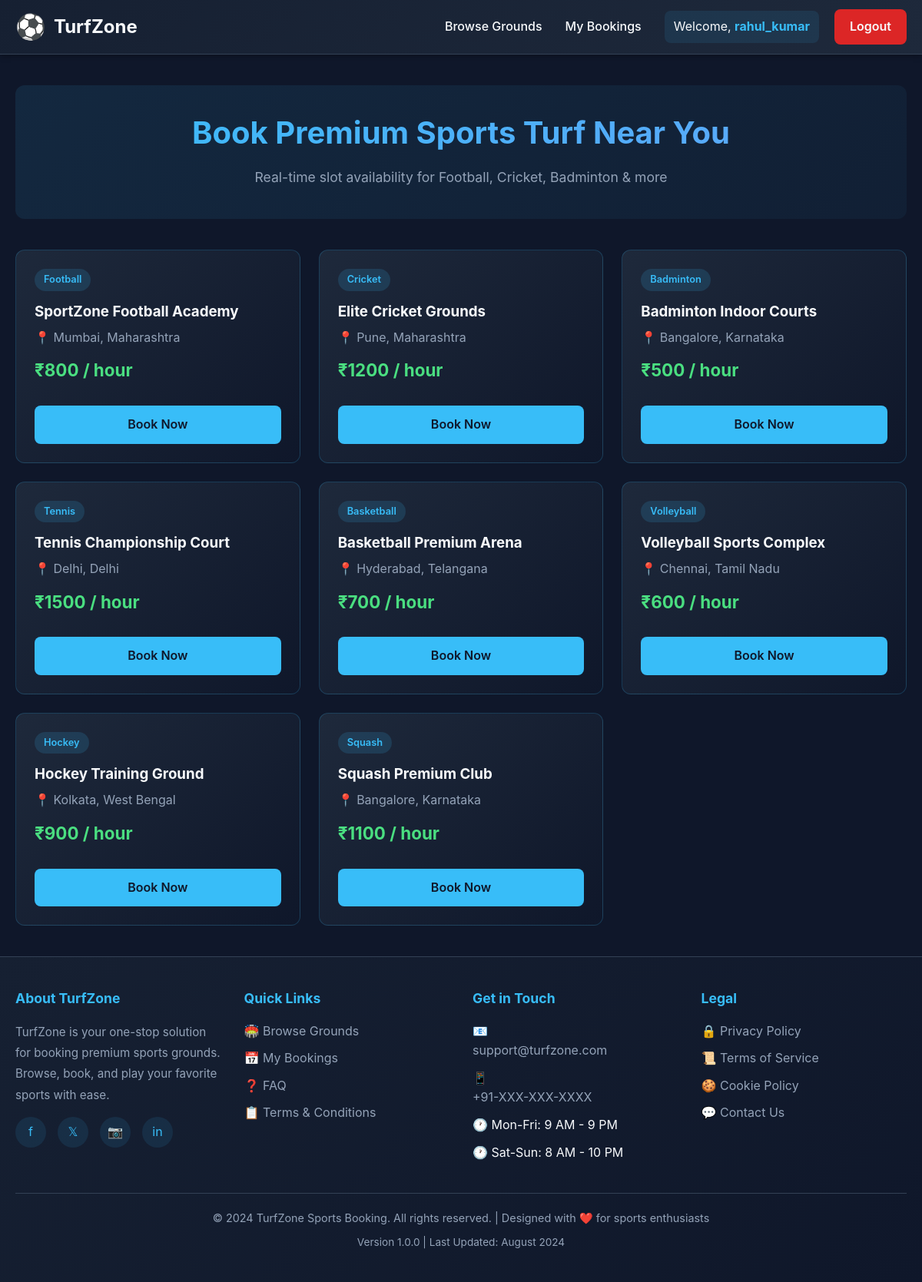
Screenshot of / (signed in) with the database file from the repository.
### app.py (models this page shows, shortened)
class User(UserMixin, db.Model):
    id = db.Column(db.Integer, primary_key=True)
    username = db.Column(db.String(80), unique=True, nullable=False)
    email = db.Column(db.String(120), unique=True, nullable=False)
    password_hash = db.Column(db.String(200), nullable=False)
    bookings = db.relationship('Booking', backref='user', lazy=True)

class Ground(db.Model):
    id = db.Column(db.Integer, primary_key=True)
    name = db.Column(db.String(100), nullable=False)
    sport_type = db.Column(db.String(50), nullable=False)
    location = db.Column(db.String(100), nullable=False)
    price_per_hour = db.Column(db.Integer, default=500)
    status = db.Column(db.String(20), default='Available')
    contact_phone = db.Column(db.String(20), nullable=True)
    amenities = db.Column(db.String(255), nullable=True)  # Comma-separated: lights, parking, changing_room
    rating = db.Column(db.Float, default=4.5)
    external_api_id = db.Column(db.String(100), nullable=True)  # For tracking real ground APIs

### app.py (the view)
@app.route('/')
def ground_list():
    grounds = Ground.query.filter_by(status='Available').all()
    return render_template('grounds.html', grounds=grounds)

### app.py (called while the page is built)
@login_manager.user_loader
def load_user(user_id):
    return User.query.get(int(user_id))

### templates/grounds.html (shortened to what this page needs)
{% extends "base.html" %}
{% block content %}
<div class="hero">
    <h1>Book Premium Sports Turf Near You</h1>
    <p>Real-time slot availability for Football, Cricket, Badminton & more</p>
</div>
<div class="grid">
    {% if grounds %}
        {% for ground in grounds %}
            <div class="card">
                <div>
                    <span class="badge">{{ ground.sport_type }}</span>
                    <h3 style="margin: 12px 0 6px 0;">{{ ground.name }}</h3>
                    <p style="color: var(--text-muted); margin: 0;">📍 {{ ground.location }}</p>
                    <div class="price">₹{{ ground.price_per_hour or 500 }} / hour</div>
                </div>
                <a href="{{ url_for('create_booking', ground_id=ground.id) }}" class="btn">Book Now</a>
            </div>
        {% endfor %}
    {% else %}
        <div class="empty-state" style="grid-column: 1 / -1;">
            <h2>No Grounds Available</h2>
            <p>Please check back later for available sports grounds.</p>
        </div>
    {% endif %}
</div>
{% endblock %}

### templates/base.html (shortened to what this page needs)
<!DOCTYPE html>
<html lang="en">
<head>
</head>
<body>
    <header>
        <div class="header-container">
            <a href="{{ url_for('ground_list') }}" class="logo">
                <span class="logo-icon">⚽</span>
                <span>TurfZone</span>
            </a>
            <nav>
                <ul class="nav-links" id="navLinks">
                    <li><a href="{{ url_for('ground_list') }}">Browse Grounds</a></li>
                    {% if current_user.is_authenticated %}
                        <li><a href="{{ url_for('my_bookings') }}">My Bookings</a></li>
                    {% endif %}
                </ul>
                <div class="user-section">
                    {% if current_user.is_authenticated %}
                        <div class="user-info">
                            <span>Welcome, <strong>{{ current_user.username }}</strong></span>
                        </div>
                        <a href="{{ url_for('logout') }}" class="btn-nav btn-logout">Logout</a>
                    {% else %}
                        <a href="{{ url_for('login') }}" class="btn-nav">Login</a>
                        <a href="{{ url_for('register') }}" class="btn-nav">Register</a>
                    {% endif %}
                </div>
            </nav>
        </div>
    </header>
    <main>
        {% block content %}{% endblock %}
    </main>
    <footer>
        <div class="footer-container">
            <div class="footer-content">
                <div class="footer-section">
                    <h4>About TurfZone</h4>
                    <p>TurfZone is your one-stop solution for booking premium sports grounds. Browse, book, and play your favorite sports with ease.</p>
                    <div class="social-links">
                        <a href="#" title="Facebook" aria-label="Facebook">f</a>
                        <a href="#" title="Twitter" aria-label="Twitter">𝕏</a>
                        <a href="#" title="Instagram" aria-label="Instagram">📷</a>
                        <a href="#" title="LinkedIn" aria-label="LinkedIn">in</a>
                    </div>
                </div>
                <div class="footer-section">
                    <h4>Quick Links</h4>
                    <ul class="footer-links">
                        <li><a href="{{ url_for('ground_list') }}">🏟️ Browse Grounds</a></li>
                        {% if current_user.is_authenticated %}
                            <li><a href="{{ url_for('my_bookings') }}">📅 My Bookings</a></li>
                        {% endif %}
                        <li><a href="#faq">❓ FAQ</a></li>
                        <li><a href="#terms">📋 Terms & Conditions</a></li>
                    </ul>
                </div>
                <div class="footer-section">
                    <h4>Get in Touch</h4>
                    <ul class="footer-links">
                        <li>📧 <a href="mailto:support@turfzone.com">support@turfzone.com</a></li>
                        <li>📱 <a href="tel:+91-XXXXXXXXXX">+91-XXX-XXX-XXXX</a></li>
                        <li>🕐 Mon-Fri: 9 AM - 9 PM</li>
                        <li>🕐 Sat-Sun: 8 AM - 10 PM</li>
                    </ul>
                </div>
                <div class="footer-section">
                    <h4>Legal</h4>
                    <ul class="footer-links">
                        <li><a href="#privacy">🔒 Privacy Policy</a></li>
                        <li><a href="#terms">📜 Terms of Service</a></li>
                        <li><a href="#cookies">🍪 Cookie Policy</a></li>
                        <li><a href="#contact">💬 Contact Us</a></li>
                    </ul>
                </div>
            </div>
            <div class="footer-bottom">
                <p>&copy; 2024 TurfZone Sports Booking. All rights reserved. | Designed with ❤️ for sports enthusiasts</p>
                <p style="margin-top: 10px; font-size: 0.85rem;">Version 1.0.0 | Last Updated: August 2024</p>
            </div>
        </div>
    </footer>
</body>
</html>

### templates/base.html (style rules this page uses)
* { margin: 0; padding: 0; box-sizing: border-box; }
:root { --bg: #0f172a; --bg-secondary: #1e293b; --accent: #38bdf8; --accent-hover: #0ea5e9; --text: #f8fafc; --text-muted: #94a3b8; --border: #334155; --success: #4ade80; --danger: #fca5a5; --warning: #fbbf24; }
html { scroll-behavior: smooth; }
body { font-family: -apple-system, BlinkMacSystemFont, 'Segoe UI', 'Roboto', 'Oxygen', 'Ubuntu', 'Cantarell', sans-serif; background: var(--bg); color: var(--text); line-height: 1.6; min-height: 100vh; display: flex; flex-direction: column; }
header { background: linear-gradient(135deg, #162032 0%, #1e293b 100%); border-bottom: 1px solid var(--border); position: sticky; top: 0; z-index: 1000; box-shadow: 0 2px 8px rgba(0, 0, 0, 0.3); }
.header-container { max-width: 1200px; margin: 0 auto; padding: 0 20px; display: flex; justify-content: space-between; align-items: center; height: 70px; }
.logo { display: flex; align-items: center; gap: 10px; font-size: 1.5rem; font-weight: 700; color: var(--text); text-decoration: none; transition: color 0.3s ease; }
.logo-icon { font-size: 2rem; }
nav { display: flex; align-items: center; gap: 30px; }
.nav-links { display: flex; gap: 30px; align-items: center; list-style: none; }
.nav-links a { color: var(--text); text-decoration: none; font-weight: 500; transition: color 0.3s ease; position: relative; }
.nav-links a::after { content: ''; position: absolute; bottom: -5px; left: 0; width: 0; height: 2px; background: var(--accent); transition: width 0.3s ease; }
.user-section { display: flex; align-items: center; gap: 20px; }
.user-info { display: flex; align-items: center; gap: 10px; padding: 8px 12px; background: rgba(56, 189, 248, 0.1); border-radius: 8px; color: var(--text); }
.user-info strong { color: var(--accent); }
.btn-nav { background: var(--accent); color: var(--bg); padding: 10px 20px; border-radius: 8px; font-weight: 600; transition: all 0.3s ease; border: none; cursor: pointer; text-decoration: none; display: inline-block; }
.btn-logout { background: #dc2626; color: var(--text); }
main { flex: 1; width: 100%; max-width: 1200px; margin: 0 auto; padding: 40px 20px; width: 100%; }
footer { background: linear-gradient(135deg, #162032 0%, #0f172a 100%); border-top: 1px solid var(--border); margin-top: auto; }
.footer-container { max-width: 1200px; margin: 0 auto; padding: 40px 20px; }
.footer-content { display: grid; grid-template-columns: repeat(auto-fit, minmax(250px, 1fr)); gap: 30px; margin-bottom: 30px; }
.footer-section h4 { color: var(--accent); margin-bottom: 15px; font-size: 1.1rem; }
.footer-section p { color: var(--text-muted); font-size: 0.95rem; line-height: 1.8; }
.footer-links { list-style: none; }
.footer-links li { margin-bottom: 10px; }
.footer-links a { color: var(--text-muted); text-decoration: none; transition: color 0.3s ease; display: flex; gap: 8px; align-items: center; }
.footer-bottom { border-top: 1px solid var(--border); padding-top: 20px; text-align: center; color: var(--text-muted); font-size: 0.9rem; }
.social-links { display: flex; gap: 15px; margin-top: 15px; }
.social-links a { display: inline-flex; align-items: center; justify-content: center; width: 40px; height: 40px; background: rgba(56, 189, 248, 0.1); border-radius: 50%; color: var(--accent); text-decoration: none; transition: all 0.3s ease; }
.badge { display: inline-block; background: rgba(56, 189, 248, 0.15); color: var(--accent); padding: 4px 12px; border-radius: 20px; font-size: 0.8rem; font-weight: 600; width: fit-content; }
.btn { display: inline-block; background: var(--accent); color: var(--bg); padding: 12px 24px; border-radius: 8px; font-weight: 600; text-decoration: none; border: none; cursor: pointer; transition: all 0.3s ease; }

### rows the page displays
User: username "rahul_kumar"
Ground: sport_type "Football", name "SportZone Football Academy", location "Mumbai, Maharashtra", price_per_hour "800"
Ground: sport_type "Cricket", name "Elite Cricket Grounds", location "Pune, Maharashtra", price_per_hour "1200"
Ground: sport_type "Badminton", name "Badminton Indoor Courts", location "Bangalore, Karnataka", price_per_hour "500"
Ground: sport_type "Tennis", name "Tennis Championship Court", location "Delhi, Delhi", price_per_hour "1500"
Ground: sport_type "Basketball", name "Basketball Premium Arena", location "Hyderabad, Telangana", price_per_hour "700"
Ground: sport_type "Volleyball", name "Volleyball Sports Complex", location "Chennai, Tamil Nadu", price_per_hour "600"
Ground: sport_type "Hockey", name "Hockey Training Ground", location "Kolkata, West Bengal", price_per_hour "900"
Ground: sport_type "Squash", name "Squash Premium Club", location "Bangalore, Karnataka", price_per_hour "1100"
